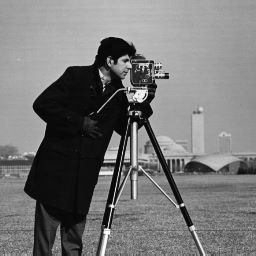
%> input picture images/cameraman.jpg, 256 x 256 px
$ octave demo.m   (GNU Octave 9; MATLAB toolbox functions it lacks are replaced by stand-ins)
%> lines starting %> are read from the running program, lines starting %| are printed output that depends on the picture; in (x1, y1, x2, y2) boxes, pixels count from 0 and x2, y2 are one past the last pixel; in counts of white or black regions, pixels touching at a corner belong together; the program's own positions count from 1
%> further down, I is the input picture: size 256x256x3 uint8; min 0, max 255, mean 118.7
### codes/Thres_CV.m
%%%%%%%%%%%%%%%%%%%%%%%%%%%%%%%%%%%%%%%%%%%%%%%%%%%%%%%%%%%%%%%%%%
%
%  This code implement An Efficient Iterative Thresholding
%  Method for Image Segmentation
%-----------------------------------------------------------------
%  usage of variables:
%        input:
%                I: input image, method: choose from provided
%                such as chan, vector, multiphase, multiphasevector
%        output:
%                segment of I
%
%-----------------------------------------------------------------
%  Created by lihaohan on 08/10/2016.
%  Copyright @ 2016 HKUST. All rights reserved.
%
%%%%%%%%%%%%%%%%%%%%%%%%%%%%%%%%%%%%%%%%%%%%%%%%%%%%%%%%%%%%%%%%%%
%%


function [u1,u2]=Thres_CV(I,method)
%> called with method = 'chan'
% [5 lines of commented-out code are left out]
   M = size(I,1);
%> M = 256
   N = size(I,2);
%> N = 256
%%
% -- choose method
switch lower(method)
    case 'chan'
        if size(I,3) == 3
            P = rgb2gray(uint8(I));
            P = double(P);
%> P: size 256x256 double
        elseif size(I,3) == 2
            P = 0.5.*(double(I(:,:,1))+double(I(:,:,2)));
        else
            P = double(I);
        end
        P = P./max(max(abs(P)));
    case 'vector'
        P = double(I);
        for i = 1:3
            P(:,:,i) = P(:,:,i)./max(max(abs(P(:,:,i))));
        end
    case 'multiphase'
        if size(I,3) == 3
            P = rgb2gray(uint8(I));
            P = double(P);
        elseif size(I,3) == 2
            P = 0.5.*(double(I(:,:,1))+double(I(:,:,2)));
        else
            P = double(I);
        end
        P = P./max(max(abs(P)));
    case 'multiphasevector'
        P = double(I);
        for i = 1:3
            P(:,:,i) = P(:,:,i)./max(max(abs(P(:,:,i))));
        end
    otherwise
        error('!invalid method')
end

%%
% -- looping
switch lower(method)


    case 'chan'
        %% Standard ChanVese
        dt = 0.03;  % time step
        alpha = 0.01; % parameter alpha
        lamda = alpha * sqrt(pi)/sqrt(dt);

        % -- initial contour
        u1 = zeros(M,N);
        S = 10;
        u1(S:M-S,S:N-S) = ones(M-2*S+1,N-2*S+1);
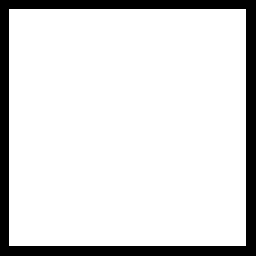
%> u1: size 256x256 double; values 0 (black) and 1 (white), 85.7% white; 1 black region, box (x1, y1, x2, y2) and area: (0, 0, 256, 256) 9367
        u2 = ones(M,N)-u1;

        % -- plot images
        figure();
        subplot(2,2,1); imshow(I); title('Input Image');
        subplot(2,2,2); imshow(P); title('Noised Image');
        subplot(2,2,3); imshow(P); hold; contour(u1, [0.5 0.5], 'r','LineWidth',1); title('initial contour');
        subplot(2,2,4); title('Segmentation');

        u1p = - ones(size(u1)); % previous u1
        u2p = - ones(size(u1)); % previous u2
        change = 1;
        tic;
        k = 0;
        while change > 1e-12
            change = norm(u1-u1p) + norm(u2-u2p);
            u1p = u1;
            u2p = u2;
            k = k+1;
            [f1,f2] = daterm(P,u1,u2);
            [uh1,uh2] = HeatConv(dt,u1,u2); % convolution with heat kernel
            index1 = f1+2*lamda*uh2;
            index2 = f2+2*lamda*uh1;
            u1 = double(index1<=index2); % thresholding if u1>u2 then u1=1 vise versa
            u2 = 1-u1;

            imshow(P);
            hold on
            contour(u1, [0.5 0.5], 'r','LineWidth',2);
            hold off
            axis off
            axis square
            title([num2str(k) ' Iterations']);
            drawnow
%             pause(0.5);
        end
        toc;

        figure();
        imshow(P);
        hold on
        contour(u1, [0.5 0.5], 'r','LineWidth',1.3);
        hold off
        title([num2str(k) ' Iterations']);

    case 'vector'
        %% color image approach
        f1 = P(:,:,1); % first color channel
        f2 = P(:,:,2); % second
        f3 = P(:,:,3); % third
        S = 50;
        k=0;
        dt = 0.0002;  % time step

        % -- initial contour
        lamda = 0.09;
        u1 = zeros(M,N);
        u1(S:M-S,S:N-S) = ones(M-2*S+1,N-2*S+1);
        u2 = ones(M,N)-u1;

        % -- plot images
        figure();
        subplot(2,2,1); imshow(I); title('Input Image');
        subplot(2,2,2); imshow(P); hold; contour(u1, [0.5 0.5], 'k','LineWidth',1); title('initial contour');
        subplot(2,2,3); title('Segmentation');

        u1p = - ones(size(u1)); % previous u1
        u2p = - ones(size(u1)); % previous u2
        change = 1;

        tic;
        while change > 1e-12

        change = norm(u1-u1p) + norm(u2-u2p);
        u1p = u1;
        u2p = u2;
        k = k+1;
        [f11,f21] = daterm(f1,u1,u2); % data term of first color channel
        [f12,f22] = daterm(f2,u1,u2); % data term of second color channel
        [f13,f23] = daterm(f3,u1,u2); % data term of third color channel
        [uh1,uh2] = HeatConv(dt,u1,u2); % heat kernel convolution

        index1 = f11+f12+f13-6*lamda*uh1;
        index2 = f21+f22+f23-6*lamda*uh2;
        u1 = double(index1<=index2); % thresholding if u1>u2 then u1=1 vise versa
        u2 = 1-u1;
        imshow(I);
        hold on
        contour(u1, [0.5 0.5], 'k','LineWidth',2);
        hold off
        title([num2str(k) ' Iterations']);
        drawnow;
%         pause(0.02)
        end
        toc;

        figure()
        imshow(I);
        hold on
        contour(u1, [0.5 0.5], 'k','LineWidth',1.3);
        hold off
        title([num2str(k) ' Iterations']);
        figure(); imshow(u1); title('Global Region-Based Segmentation');
    case 'multiphase'
        %% multiphase approach
        k = 0;
        dt = 0.025;  % time step
        alpha = 0.005;
        lamda = alpha * sqrt(pi)/sqrt(dt);

        % -- initial contour
        u1 = zeros(M,N);
        u1(40:80,100:200) = 1;
        u2 = zeros(M,N);
        u2(120:140,100:200) = 1;
        u3 = 1 - u1 - u2;

        % -- plot images
        figure();
        subplot(2,2,1); imshow(I); title('Input Image');
        subplot(2,2,2); imshow(I); hold; contour(u1 * 0 + u2 * 0.5 + u3 * 1, [0.1 0.9], 'r','LineWidth',1); title('initial contour');
        subplot(2,2,3); title('Segmentation');

        u1p = - ones(size(u1)); % previous u1
        u2p = - ones(size(u1)); % previous u2
        u3p = - ones(size(u1)); % previous u3
        change = 1;

        tic;
        while change>1e-12
            change = norm(u1-u1p) + norm(u2-u2p) + norm(u3-u3p);
            u1p = u1;
            u2p = u2;
            u3p = u3;
            k = k+1;
            [f1,f2,f3] = daterm(P,u1,u2,u3); % data term
            [uh1,uh2,uh3] = HeatConv(dt,u1,u2,u3); % heat kernel convolution
            index1 = f1-2*lamda*uh1;
            index2 = f2-2*lamda*uh2;
            index3 = f3-2*lamda*uh3;
            % -- thresholding: if ui is the largest value then ui=1 and
            % uj=0 for j!=i
            u1 = double(index1<=index2).*double(index1<=index3);
            u2 = double(index2<index1).*double(index2<=index3).*double(u1==0);
            u3 = 1-u1-u2;

            imshow(I);
            hold on
            contour(u1 * 0 + u2 * 0.5 + u3 * 1, 'r', 'LineWidth', 1);
            hold off
            title([num2str(k) ' Iterations']);
            drawnow

        end
        toc;
        figure(); imshow(u1 * 0 + u2 * 0.5 + u3 * 1); title('Global Region-Based Segmentation');
    case 'multiphasevector'
        %% multiphase color image approach
        f1 = P(:,:,1); % first color channel
        f2 = P(:,:,2); % second
        f3 = P(:,:,3); % third
        k = 0;
        dt = 0.01;  % time step
        alpha = 0.003;
        lamda = alpha * sqrt(pi)/sqrt(dt); % parameter lamda

        % -- initial contour
        u1 = zeros(M,N);
        u1(100:200,100:300) = 1;
        u2 = zeros(M,N);
        u2(220:350,100:300) = 1;
        u3 = zeros(M,N);
        u3(100:200,400:450) = 1;
        u4 = 1 - u1 - u2 - u3;

        % -- plot images
        figure();
        subplot(2,2,1); imshow(I); title('Input Image');
        subplot(2,2,2); imshow(I); hold; contour(u1 * 0 + u2 * 0.3 + u3 * 0.6 + u4, [0.1 0.9], 'k','LineWidth',1); title('initial contour');
        subplot(2,2,3); title('Segmentation');

        u1p = - ones(size(u1)); % previous u1
        u2p = - ones(size(u1)); % previous u2
        u3p = - ones(size(u1)); % previous u3
        u4p = - ones(size(u1));
        change = 1;

        tic;
        while change>1e-12

            change = norm(u1-u1p) + norm(u2-u2p) + norm(u3-u3p) + norm(u4-u4p);
            u1p = u1;
            u2p = u2;
            u3p = u3;
            u4p = u4;
            k = k+1;
            [f11,f21,f31,f41] = daterm(f1,u1,u2,u3,u4); % data term of first color channel
            [f12,f22,f32,f42] = daterm(f2,u1,u2,u3,u4); % data term of second color channel
            [f13,f23,f33,f43] = daterm(f3,u1,u2,u3,u4); % data term of third color channel
            [uh1,uh2,uh3,uh4] = HeatConv(dt,u1,u2,u3,u4); % heat kernel convolution
            index1 = f11+f12+f13-6*lamda*uh1;
            index2 = f21+f22+f23-6*lamda*uh2;
            index3 = f31+f32+f33-6*lamda*uh3;
            index4 = f41+f42+f43-6*lamda*uh4;

            % -- thresholding: if ui is the largest value then ui=1 and
            % uj=0 for j!=i
            u1 = double(index1<=index2).*double(index1<=index3).*double(index1<=index4);
            u2 = double(index2<index1).*double(index2<=index3).*double(index2<=index4).*double(u1==0);
            u3 = double(index3<index1).*double(index3<index2).*double(index3<=index4).*double(u2==0).*double(u1==0);
            u4 = 1-u1-u2-u3;

            imshow(I);
            hold on
            contour(u1 * 0 + u2 * 0.3 + u3 * 0.6+u4, 'k', 'LineWidth', 2);
            hold off
            title([num2str(k) ' Iterations']);
            drawnow

        end
        toc;

        figure()
        imshow(I); hold; contourf(u1 * 0 + u2 * 0.3 + u3 * 0.6 + u4);
        title('Global Region-Based Segmentation');
    otherwise
        error('wrong');
end


### codes/daterm.m
function [f1,f2,f3,f4,f5,f6] = daterm(f,u1,u2,u3,u4,u5,u6)

c1 = sum(sum(u1.*f))/sum(sum(u1));
c2 = sum(sum(u2.*f))/sum(sum(u2));

f1 = (f-c1).^2;
f2 = (f-c2).^2;
if nargin ==4
    f3 = ((f-sum(sum(u3.*f))/sum(sum(u3)))).^2;
elseif nargin ==5
    f3 = ((f-sum(sum(u3.*f))/sum(sum(u3)))).^2;
    f4 = ((f-sum(sum(u4.*f))/sum(sum(u4)))).^2;
elseif nargin ==6
    f3 = ((f-sum(sum(u3.*f))/sum(sum(u3)))).^2;
    f4 = ((f-sum(sum(u4.*f))/sum(sum(u4)))).^2;
    f5 = ((f-sum(sum(u5.*f))/sum(sum(u5)))).^2;
elseif nargin ==7
    f3 = ((f-sum(sum(u3.*f))/sum(sum(u3)))).^2;
    f4 = ((f-sum(sum(u4.*f))/sum(sum(u4)))).^2;
    f5 = ((f-sum(sum(u5.*f))/sum(sum(u5)))).^2;
    f6 = ((f-sum(sum(u6.*f))/sum(sum(u6)))).^2;
end
end

### codes/HeatConv.m
function [u_hat1,u_hat2,u_hat3,u_hat4,u_hat5,u_hat6]=HeatConv(dt,u1,u2,u3,u4,u5,u6)
%%%%%%%%%%%%%%%%%%%%%%%%%%%%%%%%%%%%%%%%%%%%%%%%%%%%%%%%%%%%%%%%%%%%%%%%%%%
% Fast evaluation of convelution using FFT by the basic principle
% g*h=sum(\frac{1}{dx*dy}iFFT(FFT(g).FFT(h)))
% We may do some extension to make the image to be perodic in both x, y
% direction, That depends on the profile of the image and can be modified
% if needed. In this simple code, we just assume the nonzero part are away
% from the boundary of computational domain.
% Input: dt --- artificial time step
%        u  --- characteristic function of different regions.
% Output:u_hat --- diffused value of the charecteristic function.
%%%%%%%%%%%%%%%%%%%%%%%%%%%%%%%%%%%%%%%%%%%%%%%%%%%%%%%%%%%%%%%%%%%%%%%%%%%


% size of the image
[M,N] = size(u1);
x1 = (0:M-1)*2*pi/M-pi;
x2 = (0:N-1)*2*pi/N-pi;
dx1 = x1(2)-x1(1);
dx2 = x2(2)-x2(1);
xx1 = repmat(x1,N,1);
xx2 = repmat(x2,M,1)';
G_dt = (1/(4*pi*dt)*exp(-(xx1.^2+xx2.^2)/(4*dt)))';
K = fft2(G_dt);
% [12 lines of commented-out code are left out]

u_hat1 = real(dx1*dx2*ifftshift(ifft2(fft2(u1).*K)));
u_hat2 = real(dx1*dx2*ifftshift(ifft2(fft2(u2).*K)));
if nargin ==4
   u_hat3 = real(dx1*dx2*ifftshift(ifft2(fft2(u3).*K)));
elseif nargin ==5
    u_hat3 = real(dx1*dx2*ifftshift(ifft2(fft2(u3).*K)));
    u_hat4 = real(dx1*dx2*ifftshift(ifft2(fft2(u4).*K)));
elseif nargin ==6
    u_hat3 = real(dx1*dx2*ifftshift(ifft2(fft2(u3).*K)));
    u_hat4 = real(dx1*dx2*ifftshift(ifft2(fft2(u4).*K)));
   u_hat5 = real(dx1*dx2*ifftshift(ifft2(fft2(u5).*K)));
elseif nargin ==7
    u_hat3 = real(dx1*dx2*ifftshift(ifft2(fft2(u3).*K)));
    u_hat4 = real(dx1*dx2*ifftshift(ifft2(fft2(u4).*K)));
   u_hat5 = real(dx1*dx2*ifftshift(ifft2(fft2(u5).*K)));
   u_hat6 = real(dx1*dx2*ifftshift(ifft2(fft2(u6).*K)));
end


end

### codes/demo.m
close all
clear

I = imread('../images/cameraman.jpg');
%> (the run ends here)
